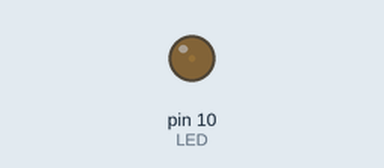
A sketch run on a simulated Arduino Uno, built with avr-gcc and run on an emulated ATmega328P. Parts: output pins drawn as LEDs (lit = HIGH).

Above: at 0.05 s.
At 0.65 s:
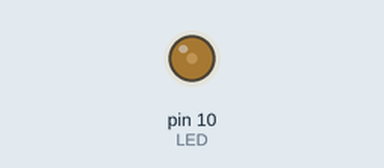
At 1.3 s:
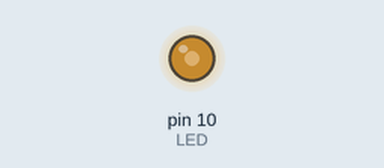
At 2.55 s:
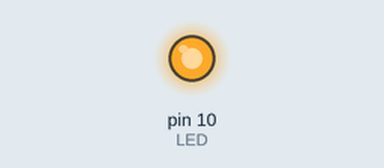
Timing chart, 0 to 5.9 s (numbered marks = the images above):
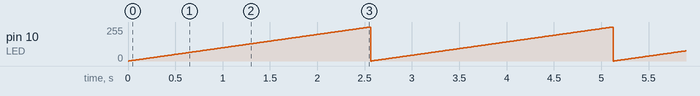

The sketch:

05_analogWrite.ino
```cpp
const int LED = 10;
int i = 0;

void setup() {
  // put your setup code here, to run once:
}

void loop() {
  // put your main code here, to run repeatedly:
  for(i=0; i<=255; i++){
    analogWrite(LED, i);
    delay(10);
  }

}
```

Measured:
- by itself, pin 10 (LED): ramps from 0/255 to 255/255 and jumps back, once every 2.6 s
